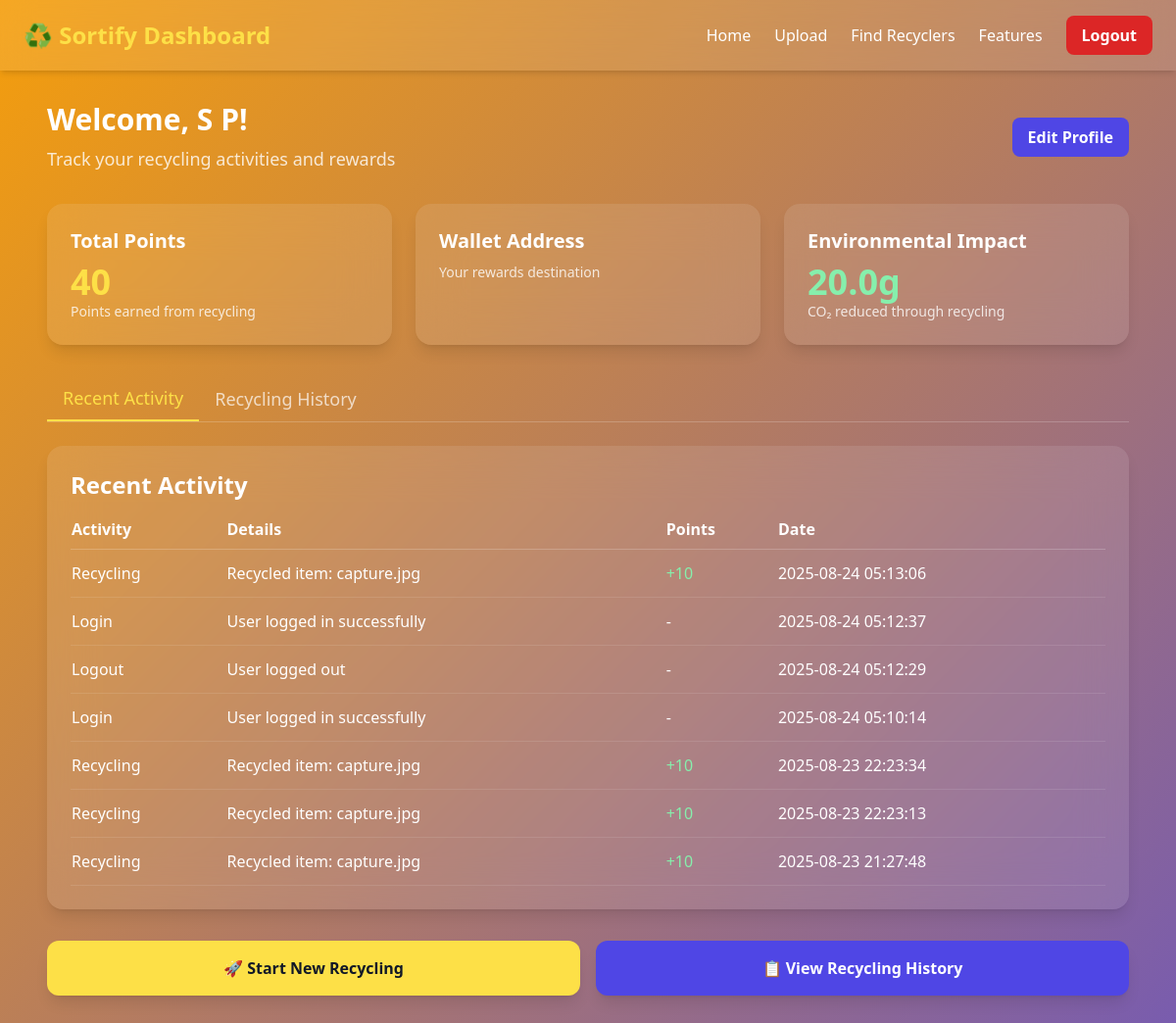
The page /dashboard (signed in) on the database as committed earlier.
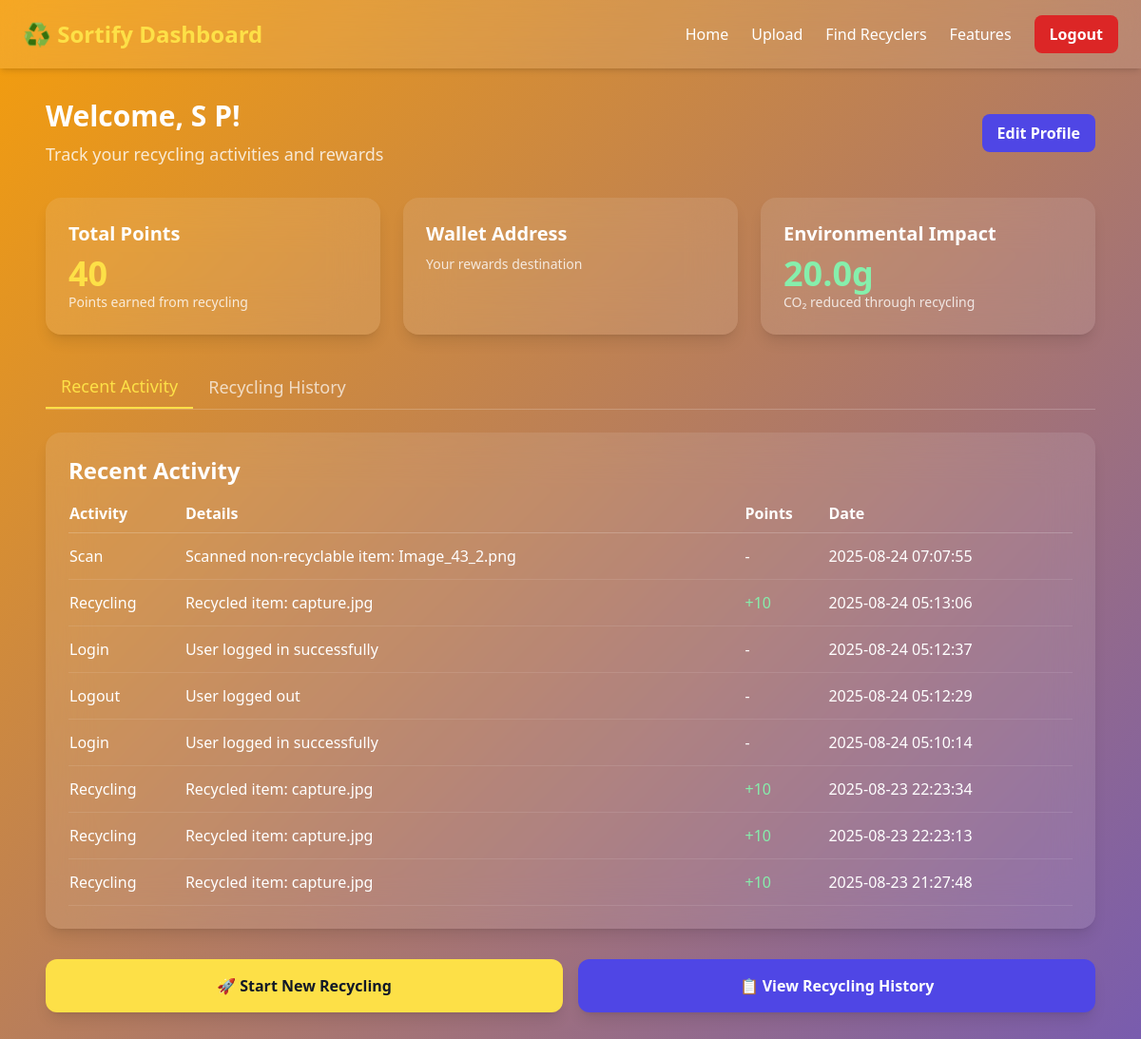
The same page on the database as committed later.
### tables this page shows
CREATE TABLE user_activity
                 (id INTEGER PRIMARY KEY AUTOINCREMENT,
                  user_id INTEGER NOT NULL,
                  activity_type TEXT NOT NULL,
                  activity_details TEXT,
                  points_earned INTEGER DEFAULT 0,
                  created_at TIMESTAMP DEFAULT CURRENT_TIMESTAMP,
                  FOREIGN KEY (user_id) REFERENCES users (id));

### app.py (the view)
@app.route("/dashboard")
@login_required
def dashboard():
    conn = sqlite3.connect('users.db')
    c = conn.cursor()
    c.execute('''SELECT activity_type, activity_details, points_earned, created_at
                 FROM user_activity
                 WHERE user_id = ?
                 ORDER BY created_at DESC
                 LIMIT 20''', (session['user_id'],))
    activities = c.fetchall()
    c.execute('''SELECT SUM(points_earned) FROM user_activity WHERE user_id = ?''',
              (session['user_id'],))
    total_points = c.fetchone()[0] or 0
    c.execute('''SELECT wallet_address FROM users WHERE id = ?''', (session['user_id'],))
    wallet_result = c.fetchone()
    wallet_address = wallet_result[0] if wallet_result else "Not set"
    conn.close()
    return render_template("dashboard.html",
                         user_name=session.get('user_name'),
                         activities=activities,
                         total_points=total_points,
                         wallet_address=wallet_address)

### app.py (called while the page is built)
def login_required(f):
    @wraps(f)
    def decorated_function(*args, **kwargs):
        if 'user_id' not in session:
            flash('Please log in to access this page.', 'warning')
            return redirect(url_for('landing'))
        return f(*args, **kwargs)
    return decorated_function

### templates/dashboard.html (shortened to what this page needs)
<!DOCTYPE html>
<html lang="en">
<head>
    <script src="https://cdn.tailwindcss.com"></script>
</head>
<body class="min-h-screen text-white">
    <header class="w-full bg-white bg-opacity-10 backdrop-blur-lg shadow-md">
        <div class="max-w-7xl mx-auto px-6 py-4 flex justify-between items-center">
            <h1 class="text-2xl font-extrabold text-yellow-300">♻️ Sortify Dashboard</h1>
            <nav class="flex items-center gap-6">
                <a href="{{ url_for('landing') }}" class="hover:text-yellow-300 transition">Home</a>
                <a href="{{ url_for('upload_page') }}" class="hover:text-yellow-300 transition">Upload</a>
                <a href="{{ url_for('recyclers_page') }}" class="hover:text-yellow-300 transition">Find Recyclers</a>
                <a href="{{ url_for('features_page') }}" class="hover:text-yellow-300 transition">Features</a>
                <a href="{{ url_for('logout') }}" class="px-4 py-2 bg-red-600 rounded-lg font-semibold hover:bg-red-700 transition">
                    Logout
                </a>
            </nav>
        </div>
    </header>
    <main class="max-w-6xl mx-auto px-6 py-8">
        <div class="mb-8 flex justify-between items-center">
            <div>
                <h2 class="text-3xl font-bold mb-2">Welcome, {{ user_name }}!</h2>
                <p class="text-lg opacity-80">Track your recycling activities and rewards</p>
            </div>
            <button onclick="openEditProfileModal()" class="px-4 py-2 bg-indigo-600 rounded-lg font-semibold hover:bg-indigo-700 transition">
                Edit Profile
            </button>
        </div>
        <div class="grid grid-cols-1 md:grid-cols-3 gap-6 mb-8">
            <div class="bg-white bg-opacity-10 backdrop-blur-xl p-6 rounded-2xl shadow-lg">
                <h3 class="text-xl font-semibold mb-2">Total Points</h3>
                <p class="text-4xl font-bold text-yellow-300">{{ total_points }}</p>
                <p class="text-sm opacity-80">Points earned from recycling</p>
            </div>
            <div class="bg-white bg-opacity-10 backdrop-blur-xl p-6 rounded-2xl shadow-lg">
                <h3 class="text-xl font-semibold mb-2">Wallet Address</h3>
                <p class="text-sm opacity-80">Your rewards destination</p>
            </div>
            <div class="bg-white bg-opacity-10 backdrop-blur-xl p-6 rounded-2xl shadow-lg">
                <h3 class="text-xl font-semibold mb-2">Environmental Impact</h3>
                <p class="text-4xl font-bold text-green-300">{{ total_points * 0.5 }}g</p>
                <p class="text-sm opacity-80">CO₂ reduced through recycling</p>
            </div>
        </div>
        <div class="flex border-b border-white border-opacity-20 mb-6">
            <button class="tab-button px-4 py-2 font-medium text-lg border-b-2 border-yellow-300 text-yellow-300" data-tab="recent-activity">
                Recent Activity
            </button>
            <button class="tab-button px-4 py-2 font-medium text-lg opacity-70 hover:opacity-100 transition" data-tab="recycling-history">
                Recycling History
            </button>
        </div>
        <div id="recent-activity" class="tab-content">
            <div class="bg-white bg-opacity-10 backdrop-blur-xl p-6 rounded-2xl shadow-lg">
                <h3 class="text-2xl font-semibold mb-4">Recent Activity</h3>
                {% if activities %}
                <div class="overflow-x-auto">
                    <table class="w-full text-left">
                        <thead>
                            <tr class="border-b border-white border-opacity-20">
                                <th class="pb-2">Activity</th>
                                <th class="pb-2">Details</th>
                                <th class="pb-2">Points</th>
                                <th class="pb-2">Date</th>
                            </tr>
                        </thead>
                        <tbody>
                            {% for activity in activities %}
                            <tr class="border-b border-white border-opacity-10">
                                <td class="py-3 capitalize">{{ activity[0] }}</td>
                                <td class="py-3">{{ activity[1] }}</td>
                                <td class="py-3">
                                    {% if activity[2] > 0 %}
                                    <span class="text-green-300">+{{ activity[2] }}</span>
                                    {% else %}
                                    <span>-</span>
                                    {% endif %}
                                </td>
                                <td class="py-3">{{ activity[3].split('.')[0] }}</td>
                            </tr>
                            {% endfor %}
                        </tbody>
                    </table>
                </div>
                {% else %}
                <p class="text-center py-8 opacity-70">No activity yet. Start recycling to earn points!</p>
                {% endif %}
            </div>
        </div>
        <div class="mt-8 flex flex-col sm:flex-row gap-4">
            <a href="{{ url_for('upload_page') }}" class="flex-1 px-6 py-4 bg-yellow-300 text-gray-900 rounded-xl font-bold text-center shadow-lg transform transition hover:scale-105 hover:bg-yellow-400">
                🚀 Start New Recycling
            </a>
            <button onclick="showRecyclingHistory()" class="flex-1 px-6 py-4 bg-indigo-600 text-white rounded-xl font-bold text-center shadow-lg transform transition hover:scale-105 hover:bg-indigo-700">
                📋 View Recycling History
            </button>
        </div>
    </main>
</body>
</html>

### templates/dashboard.html (style rules this page uses)
body { background: linear-gradient(-45deg, #16a34a, #2563eb, #4f46e5, #f59e0b); background-size: 400% 400%; animation: gradientBG 12s ease infinite; }

Rows that differ between the two databases and show on the page:
added user_activity: activity_type "Scan", activity_details "Scanned non-recyclable item: Image_43_2.png", created_at "2025-08-24 07:07:55"
